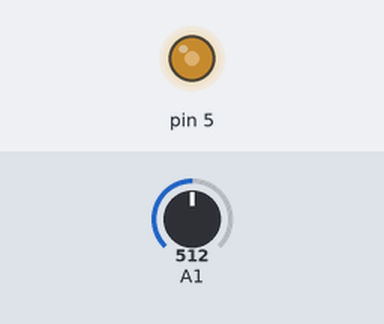
Bench run of a sketch on a simulated Arduino Uno, built with avr-gcc and run on an emulated ATmega328P. On the bench: output pins drawn as LEDs (lit = HIGH). Inputs (shaded band) come from the test bench; at power-on: A1 = 512.

Above: at 1.2 s.
1.3 s: A1 set to 716
At 2.5 s:
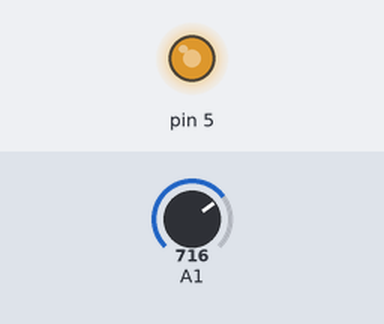
2.8 s: A1 set to 900
At 3.9 s:
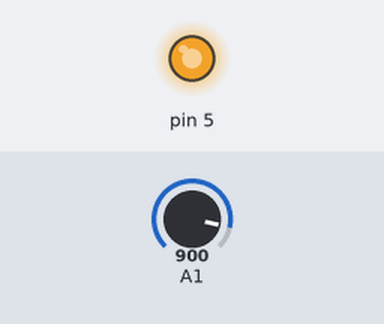
Timing chart, 0 to 5.8 s (numbered marks = the images above; inputs shaded):
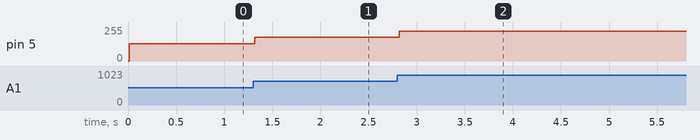

The sketch:

MaxBit.ino
```cpp
float maximum = 0;

void setup() {
    Serial.begin(9600); // baud rate 9600 bps
}

void loop() {
  float valPreviousBit = analogRead(PC1)>>2;
  float result = 0;

  //Do processing
  if(valPreviousBit > maximum) {
    maximum = valPreviousBit;
  }

  if(maximum != 0) result = maximum;

  delay(10);

  analogWrite(PD5, result);
}
```

Measured:
- after the input at 1.3 s, pin 5: 128/255 → 179/255 at once
- after the input at 2.8 s, pin 5: 179/255 → 225/255 at once
